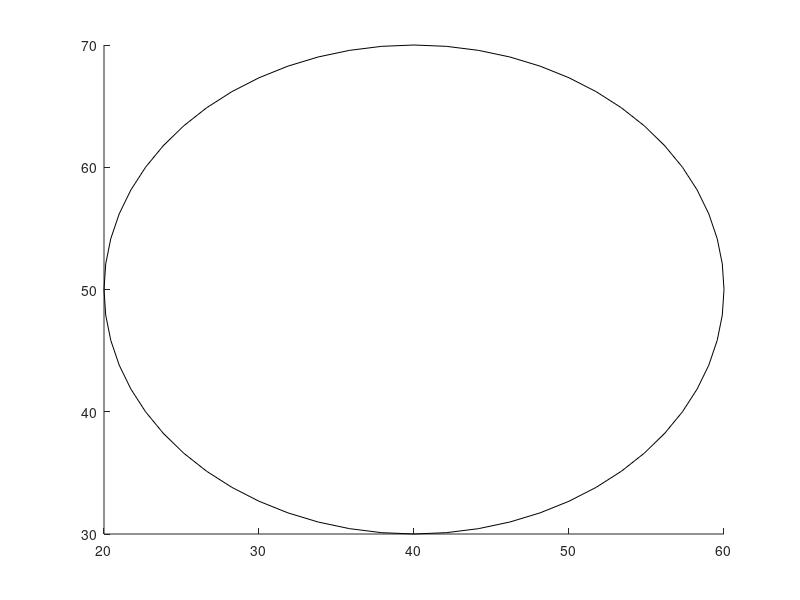

Write the MATLAB code that produced this figure. (Note: this script raises an error after producing the figure.)
%% dynamic obstacle avoidance path plannning 
%second trying

clc
clear all
close all

%% paramenter initial

global dongp;
dongp=[80,0,10];
global h1;
format short
startXY=[0 0];
endXY=[100 100];
search_range=4;


obs_circlr_Center=[40 50];
obs_circle_Range=20;

%% still obs
r=rectangle('position',[obs_circlr_Center(1)-obs_circle_Range,obs_circlr_Center(2)-obs_circle_Range,...
    obs_circle_Range*2,obs_circle_Range*2]...
    ,'Curvature',[1 1]);
figure(1);
hold on 
r.FaceColor=[0 0 0];%% wrong hear Facecolo
axis([0 100 0 100]);
rout_now=startXY;
rout_length=0;
rout=[startXY];

%%  main
while ( sqrt((endXY(1)-rout_now(1))^2+(endXY(2)-rout_now(2))^2)>=2*search_range )
    Pt8=point8(rout_now,endXY,search_range);
    routLength=inf;
    for n=1:8
        if (~isOnTheObs(Pt8(n,:),obs_circlr_Center,obs_circle_Range))
            Pt18=point8(Pt8(n,:),endXY,search_range);
            for m=1:8
                length=sqrt( (Pt18(m,1)-endXY(1))^2+(Pt18(m,2)-endXY(2))^2);
                if length<routLength
                    routLength=length;
                    preRout=Pt8(n,:);
                end
            end
        end
    end
rout_now=preRout;
rout=[rout;rout_now];
rout_length=rout_length+search_range;
circle(rout_now(1),rout_now(2),3);
dongp=dongtai(3,12,80,0,0,1);
pause(0.1);
delete(h1);
end

%% result output
rout=[rout;endXY];
rout_length=rout_length+sqrt((endXY(1)-rout_now(1))^2+(endXY(2)-rout_now(2))^2);
routPlot(rout);